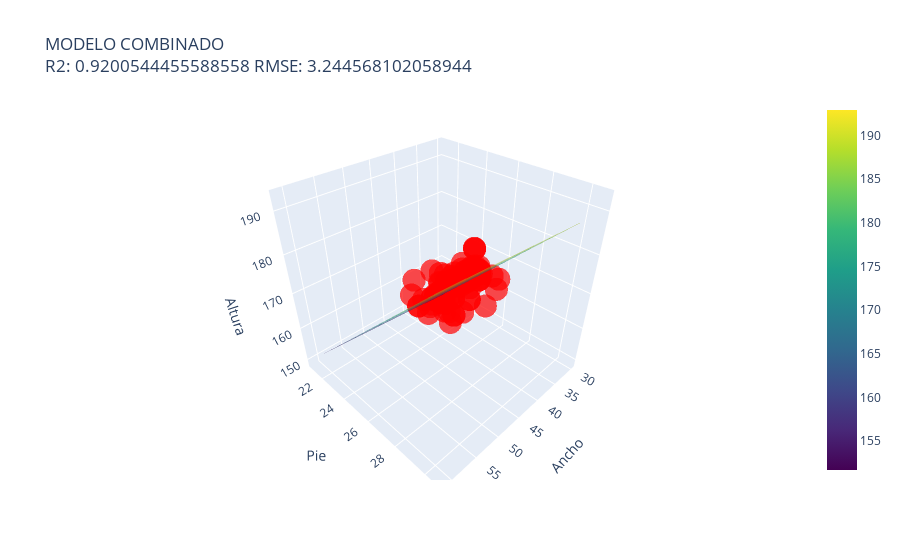

The notebook cell this image was saved under:
### Code cell
# Definir rangos para las variables independientes
x1_range = np.linspace(min(x_train['width']), max(x_train['width']), 20)
x2_range = np.linspace(min(x_train['shoe_size']), max(x_train['shoe_size']), 20)
x1_mesh, x2_mesh = np.meshgrid(x1_range, x2_range)

# Escalar el meshgrid para predicción
x_mesh_scaled = ss.transform(np.vstack((x1_mesh.ravel(), x2_mesh.ravel())).T)

# Predecir los valores con el modelo escalado
y_mesh_scaled = modelo_combinado.predict(x_mesh_scaled)

# Crear scatterplot 3D de los puntos reales
scatter = go.Scatter3d(
    x=x_test['width'], y=x_test['shoe_size'], z=y_test,
    mode='markers',
    marker=dict(size=8, color='red', opacity=0.7)
)

# Crear el plano de regresión
surface = go.Surface(
    x=x1_mesh, y=x2_mesh, z=y_mesh_scaled.reshape(x1_mesh.shape),
    colorscale='Viridis', opacity=0.5
)

# Configuración del layout
layout = go.Layout(
     title=f"MODELO COMBINADO<br>R2: {r2_score(y_test, predicciones)} RMSE: {root_mean_squared_error(y_test, predicciones)}",
    scene=dict(
        xaxis_title='Ancho',
        yaxis_title='Pie',
        zaxis_title='Altura'
    )
)

# Crear la figura
fig = go.Figure(data=[scatter, surface], layout=layout)

# Mostrar la figura interactiva
fig.show()

### Figure 1 — Plotly figure (JSON) as saved in the notebook; plotly's stock layout.template omitted (floating-point values rounded to 4 significant figures; data arrays with more than 128 entries replaced by an {"elided": "..."} marker saying what was removed)
{"data": [{"marker": {"color": "red", "opacity": 0.7, "size": 8}, "mode": "markers", "type": "scatter3d", "x": [30, 45, 44, 41, 41, 39, 47, 54, 38, 38, 37, 49, 49, 47, 53, 50, 45, 38, 42, 39, 46, 41, 50, 43, 43, 46, 47, 45, 40, 54, 38, 51, 50, 47, 45, 38, 52, 37, 40, 50, 39, 50, 44, 43, 49, 45, 34, 58, 40, 45, 59, 39, 50, 42, 51, 47, 45, 59, 42, 52, 44, 46, 45, 48, 50, 41, 44, 45, 36, 46, 50, 37, 34, 45, 53, 35, 44, 48, 35, 38, 42, 44, 48, 44, 45, 43, 55, 42, 42, 41, 38, 46, 49, 44, 42, 35, 48, 54, 52, 50, 47, 47, 43], "y": [21, 29, 27.7, 22.5, 22.5, 24, 26.5, 29, 23, 23, 23, 28.8, 27.5, 28.5, 29, 29, 28, 25, 24, 24, 25.5, 27.1, 28, 27.5, 27, 24, 28.3, 26.5, 24, 30, 23, 29, 29, 28.3, 27.5, 23, 29.5, 23, 23, 29.1, 24, 28.5, 24.5, 27.5, 28.9, 28, 22, 30, 24, 28, 30, 24, 28, 24, 29.3, 28.3, 27, 30.6, 28, 29.6, 25, 26.5, 27.5, 28, 29, 26, 26.5, 27.5, 27, 25.5, 28, 23, 22, 25, 29.7, 25, 27, 28.6, 22, 24, 27.3, 24, 28.5, 23, 26.5, 27.5, 29, 26, 27, 27, 24, 28, 28.9, 26, 24, 26, 28, 30.1, 29.4, 29.1, 28, 28.4, 27], "z": [149, 178, 180, 155, 155, 158, 168, 187, 156, 156, 156, 184, 178, 182, 186, 190, 178, 170, 162, 159, 168, 175, 173, 178, 176, 170, 182, 170, 159, 191, 158, 184, 190, 182, 172, 156, 187, 158, 153, 185, 158, 175, 162, 178, 184, 178, 152, 191, 165, 178, 193, 159, 183, 160, 186, 181, 180, 191, 177, 188, 165, 167, 175, 182, 185, 170, 173, 172, 170, 168, 173, 161, 152, 174, 189, 174, 175, 183, 153, 164, 175, 163, 183, 162, 170, 178, 188, 170, 175, 175, 159, 182, 184, 161, 162, 159, 182, 191, 187, 185, 182, 182, 176]}, {"colorscale": [[0, "#440154"], [0.1111, "#482878"], [0.2222, "#3e4989"], [0.3333, "#31688e"], [0.4444, "#26828e"], [0.5556, "#1f9e89"], [0.6667, "#35b779"], [0.7778, "#6ece58"], [0.8889, "#b5de2b"], [1, "#fde725"]], "opacity": 0.5, "type": "surface", "x": {"elided": "20x20 float values"}, "y": {"elided": "20x20 float values"}, "z": {"elided": "20x20 float values"}}], "layout": {"scene": {"xaxis": {"title": {"text": "Ancho"}}, "yaxis": {"title": {"text": "Pie"}}, "zaxis": {"title": {"text": "Altura"}}}, "title": {"text": "MODELO COMBINADO<br>R2: 0.9200544455588558 RMSE: 3.244568102058944"}}}
